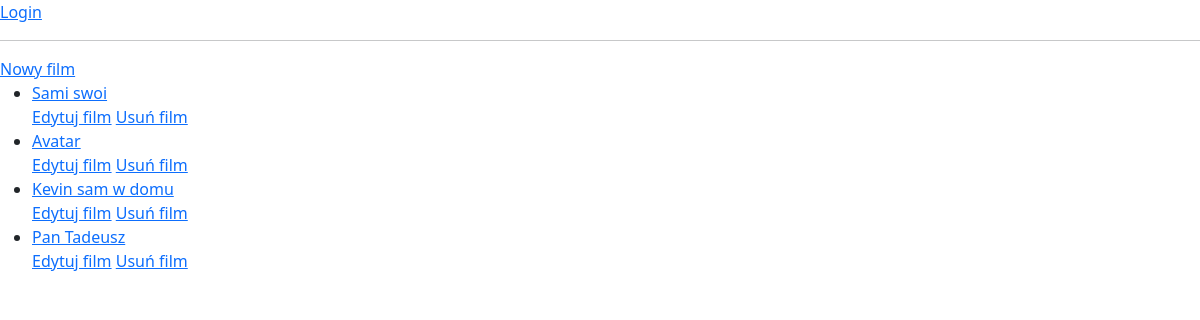
/filmy/wszystkie/, run on an earlier commit of the app's database.
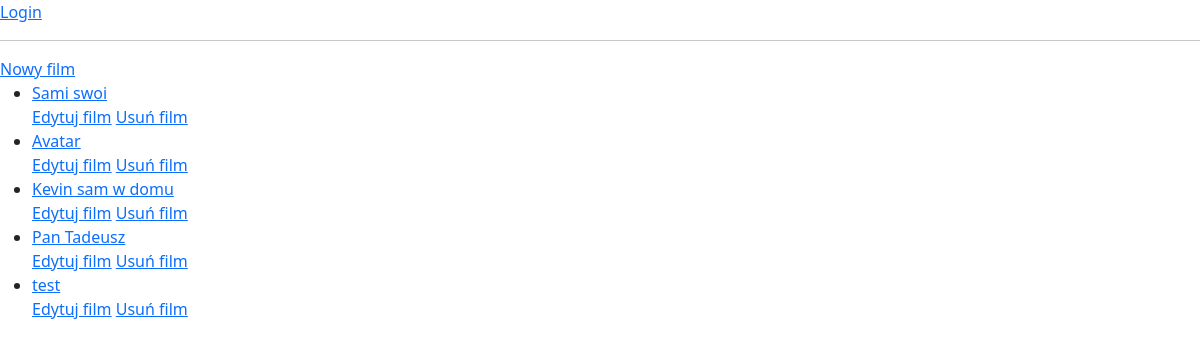
And on a later commit of the database.
### filmy/models.py (models this page shows, shortened)
class Film(models.Model):
    tytul = models.CharField(max_length=64, blank=False, unique=True)
    rok = models.PositiveSmallIntegerField(blank=False)
    opis = models.TextField(default="")
    premiera = models.DateField(null=True, blank=True)
    imdb_pkts = models.DecimalField(max_digits=4, decimal_places=2, null=True, blank=True)

### filmy/views.py (the view)
# urls.py: path('wszystkie/',wszystkie, name='wszystkie'),
def wszystkie(request):
    filmy=Film.objects.all()
    context = {'filmy': filmy}
    return render(request, 'filmy/wszystkie.html', context)

### templates/filmy/wszystkie.html (shortened to what this page needs)
{% extends 'filmy/glowny.html' %}
{% block strona %}
{% if user.is_authenticated %}
     Witaj {{ user.username }}<br>
    <a href="{% url 'logout' %}">Logout</a>
    {% else %}
    <a href="{% url 'login' %}">Login</a>
    {% endif %}
<hr>
<a href="{% url 'nowy' %}">Nowy film</a>
{% if filmy %}
    <ul>
    {% for film in filmy %}
        <li><a href="{% url 'szczegoly' film.id %}">{{ film.tytul }}</a></li>
        <a href="{% url 'edytuj' film.id %}">Edytuj film</a>
        <a href="{% url 'usun' film.id %}">Usuń film</a>
    {% endfor %}
    </ul>
{% else %}
    <p>Brak filmów w bazie danych.</p>
{% endif %}
{% endblock %}

What changed in the data, as far as the page shows it:
added Film: tytul "test"
